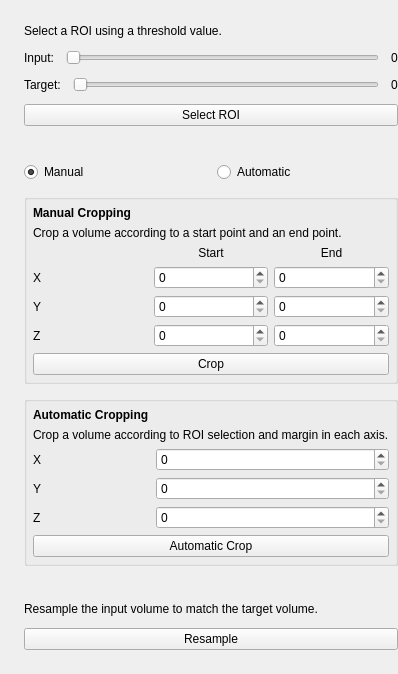
    <widget class="ctkCollapsibleButton" name="PreprocessingCollapsibleWidget" native="true">
     <property name="text" stdset="0">
      <string>Preprocessing</string>
     </property>
     <property name="collapsed" stdset="0">
      <bool>false</bool>
     </property>
     <layout class="QVBoxLayout" name="PreprocessingVerticalLayout" stretch="0,0,0">
      <property name="spacing">
       <number>12</number>
      </property>
      <property name="leftMargin">
       <number>12</number>
      </property>
      <property name="topMargin">
       <number>12</number>
      </property>
      <property name="rightMargin">
       <number>0</number>
      </property>
      <property name="bottomMargin">
       <number>12</number>
      </property>
      <item>
       <widget class="ctkCollapsibleButton" name="ROISelectionCollapsibleWidget" native="true">
        <property name="text" stdset="0">
         <string>ROI Selection</string>
        </property>
        <property name="collapsed" stdset="0">
         <bool>false</bool>
        </property>
        <property name="flat" stdset="0">
         <bool>false</bool>
        </property>
        <layout class="QVBoxLayout" name="ROISelectionVerticalLayout">
         <property name="spacing">
          <number>12</number>
         </property>
         <property name="leftMargin">
          <number>12</number>
         </property>
         <property name="topMargin">
          <number>12</number>
         </property>
         <property name="rightMargin">
          <number>0</number>
         </property>
         <property name="bottomMargin">
          <number>12</number>
         </property>
         <item>
          <widget class="QLabel" name="ROISelectionDescription">
           <property name="text">
            <string>Select a ROI using a threshold value.</string>
           </property>
          </widget>
         </item>
         <item>
          <layout class="QHBoxLayout" name="InputROISelectionThresholdLayout">
           <item>
            <widget class="QLabel" name="InputROISelectionThresholdLabel">
             <property name="text">
              <string>Input:</string>
             </property>
            </widget>
           </item>
           <item>
            <widget class="QSlider" name="InputROISelectionThresholdSlider">
             <property name="maximum">
              <number>255</number>
             </property>
             <property name="tracking">
              <bool>true</bool>
             </property>
             <property name="orientation">
              <enum>Qt::Horizontal</enum>
             </property>
             <property name="invertedAppearance">
              <bool>false</bool>
             </property>
             <property name="invertedControls">
              <bool>false</bool>
             </property>
             <property name="tickPosition">
              <enum>QSlider::NoTicks</enum>
             </property>
             <property name="tickInterval">
              <number>10</number>
             </property>
            </widget>
           </item>
           <item>
            <widget class="QLabel" name="InputROISelectionThresholdValueLabel">
             <property name="text">
              <string>0</string>
             </property>
            </widget>
           </item>
          </layout>
         </item>
         <item>
          <layout class="QHBoxLayout" name="TargetROISelectionThresholdLayout">
           <item>
            <widget class="QLabel" name="TargetROISelectionThresholdLabel">
             <property name="text">
              <string>Target:</string>
             </property>
            </widget>
           </item>
           <item>
            <widget class="QSlider" name="TargetROISelectionThresholdSlider">
             <property name="maximum">
              <number>255</number>
             </property>
             <property name="tracking">
              <bool>true</bool>
             </property>
             <property name="orientation">
              <enum>Qt::Horizontal</enum>
             </property>
             <property name="invertedAppearance">
              <bool>false</bool>
             </property>
             <property name="invertedControls">
              <bool>false</bool>
             </property>
             <property name="tickPosition">
              <enum>QSlider::NoTicks</enum>
             </property>
             <property name="tickInterval">
              <number>10</number>
             </property>
            </widget>
           </item>
           <item>
            <widget class="QLabel" name="TargetROISelectionThresholdValueLabel">
             <property name="text">
              <string>0</string>
             </property>
            </widget>
           </item>
          </layout>
         </item>
         <item>
          <widget class="QPushButton" name="ROISelectionButton">
           <property name="text">
            <string>Select ROI</string>
           </property>
          </widget>
         </item>
        </layout>
       </widget>
      </item>
      <item>
       <widget class="ctkCollapsibleButton" name="CroppingCollapsibleWidget" native="true">
        <property name="enabled">
         <bool>true</bool>
        </property>
        <property name="text" stdset="0">
         <string>Cropping</string>
        </property>
        <property name="collapsed" stdset="0">
         <bool>false</bool>
        </property>
        <layout class="QVBoxLayout" name="verticalLayout">
         <property name="spacing">
          <number>12</number>
         </property>
         <property name="leftMargin">
          <number>12</number>
         </property>
         <property name="topMargin">
          <number>12</number>
         </property>
         <property name="rightMargin">
          <number>0</number>
         </property>
         <property name="bottomMargin">
          <number>12</number>
         </property>
         <item>
          <layout class="QGridLayout" name="CroppingModeLayout">
           <item row="0" column="0">
            <widget class="QRadioButton" name="ManualCroppingRadioButton">
             <property name="text">
              <string>Manual</string>
             </property>
             <property name="checked">
              <bool>true</bool>
             </property>
            </widget>
           </item>
           <item row="0" column="1">
            <widget class="QRadioButton" name="AutomaticCroppingRadioButton">
             <property name="text">
              <string>Automatic</string>
             </property>
            </widget>
           </item>
          </layout>
         </item>
         <item>
          <widget class="QGroupBox" name="ManualCroppingGroupBox">
           <layout class="QVBoxLayout" name="ManualCroppingLayout">
            <property name="spacing">
             <number>6</number>
            </property>
            <property name="leftMargin">
             <number>6</number>
            </property>
            <property name="topMargin">
             <number>6</number>
            </property>
            <property name="rightMargin">
             <number>6</number>
            </property>
            <property name="bottomMargin">
             <number>6</number>
            </property>
            <item>
             <widget class="QLabel" name="ManualCroppingTitleLabel">
              <property name="font">
               <font>
                <bold>true</bold>
               </font>
              </property>
              <property name="text">
               <string>Manual Cropping</string>
              </property>
             </widget>
            </item>
            <item>
             <widget class="QLabel" name="ManualCroppingDescriptionLabel">
              <property name="text">
               <string>Crop a volume according to a start point and an end point.</string>
              </property>
             </widget>
            </item>
            <item>
             <layout class="QGridLayout" name="ManualCroppingParametersLayout">
              <item row="2" column="1">
               <widget class="QSpinBox" name="sy"/>
              </item>
              <item row="2" column="0">
               <widget class="QLabel" name="YLabel">
                <property name="text">
                 <string>Y</string>
                </property>
               </widget>
              </item>
              <item row="4" column="0">
               <layout class="QFormLayout" name="formLayout"/>
              </item>
              <item row="3" column="2">
               <widget class="QSpinBox" name="ez"/>
              </item>
              <item row="3" column="0">
               <widget class="QLabel" name="ZLabel">
                <property name="text">
                 <string>Z</string>
                </property>
               </widget>
              </item>
              <item row="1" column="0">
               <widget class="QLabel" name="XLabel">
                <property name="text">
                 <string>X</string>
                </property>
               </widget>
              </item>
              <item row="1" column="2">
               <widget class="QSpinBox" name="ex"/>
              </item>
              <item row="1" column="1">
               <widget class="QSpinBox" name="sx"/>
              </item>
              <item row="2" column="2">
               <widget class="QSpinBox" name="ey"/>
              </item>
              <item row="3" column="1">
               <widget class="QSpinBox" name="sz"/>
              </item>
              <item row="0" column="2">
               <widget class="QLabel" name="EndLabel">
                <property name="text">
                 <string>End</string>
                </property>
                <property name="alignment">
                 <set>Qt::AlignCenter</set>
                </property>
               </widget>
              </item>
              <item row="0" column="1">
               <widget class="QLabel" name="StartLabel">
                <property name="text">
                 <string>Start</string>
                </property>
                <property name="alignment">
                 <set>Qt::AlignCenter</set>
                </property>
               </widget>
              </item>
             </layout>
            </item>
            <item>
             <widget class="QPushButton" name="ManualCroppingButton">
              <property name="text">
               <string>Crop</string>
              </property>
             </widget>
            </item>
           </layout>
          </widget>
         </item>
         <item>
          <widget class="QGroupBox" name="AutomaticCroppingGroupBox">
           <layout class="QVBoxLayout" name="AutomaticCroppingLayout">
            <property name="spacing">
             <number>6</number>
            </property>
            <property name="leftMargin">
             <number>6</number>
            </property>
            <property name="topMargin">
             <number>6</number>
            </property>
            <property name="rightMargin">
             <number>6</number>
            </property>
            <property name="bottomMargin">
             <number>6</number>
            </property>
            <item>
             <widget class="QLabel" name="AutomaticCroppingTitleLabel">
              <property name="font">
               <font>
                <bold>true</bold>
               </font>
              </property>
              <property name="text">
               <string>Automatic Cropping</string>
              </property>
             </widget>
            </item>
            <item>
             <widget class="QLabel" name="AutomaticCroppingDescriptionLabel">
              <property name="text">
               <string>Crop a volume according to ROI selection and margin in each axis.</string>
              </property>
             </widget>
            </item>
            <item>
             <layout class="QGridLayout" name="AutomaticCroppingParametersLabel">
              <property name="topMargin">
               <number>0</number>
              </property>
              <item row="1" column="0">
               <widget class="QLabel" name="AutomaticYLabel">
                <property name="text">
                 <string>Y</string>
                </property>
               </widget>
              </item>
              <item row="0" column="0">
               <widget class="QLabel" name="AutomaticXLabel">
                <property name="minimumSize">
                 <size>
                  <width>110</width>
                  <height>0</height>
                 </size>
                </property>
                <property name="lineWidth">
                 <number>0</number>
                </property>
                <property name="text">
                 <string>X</string>
                </property>
               </widget>
              </item>
              <item row="2" column="0">
               <widget class="QLabel" name="AutomaticZLabel">
                <property name="text">
                 <string>Z</string>
                </property>
               </widget>
              </item>
              <item row="0" column="1" colspan="2">
               <widget class="QSpinBox" name="xMargin"/>
              </item>
              <item row="1" column="1" colspan="2">
               <widget class="QSpinBox" name="yMargin"/>
              </item>
              <item row="2" column="1" colspan="2">
               <widget class="QSpinBox" name="zMargin"/>
              </item>
             </layout>
            </item>
            <item>
             <widget class="QPushButton" name="AutomaticCroppingButton">
              <property name="text">
               <string>Automatic Crop</string>
              </property>
             </widget>
            </item>
           </layout>
          </widget>
         </item>
        </layout>
       </widget>
      </item>
      <item>
       <widget class="ctkCollapsibleButton" name="ResamplingCollapsibleWidget" native="true">
        <property name="text" stdset="0">
         <string>Resampling</string>
        </property>
        <property name="collapsed" stdset="0">
         <bool>false</bool>
        </property>
        <layout class="QVBoxLayout" name="ResamplingVerticalLayout" stretch="0,0">
         <property name="spacing">
          <number>12</number>
         </property>
         <property name="leftMargin">
          <number>12</number>
         </property>
         <property name="topMargin">
          <number>12</number>
         </property>
         <property name="rightMargin">
          <number>0</number>
         </property>
         <property name="bottomMargin">
          <number>12</number>
         </property>
         <item>
          <widget class="QLabel" name="ResamplingDescription">
           <property name="text">
            <string>Resample the input volume to match the target volume.</string>
           </property>
          </widget>
         </item>
         <item>
          <widget class="QPushButton" name="ResamplingButton">
           <property name="text">
            <string>Resample</string>
           </property>
          </widget>
         </item>
        </layout>
       </widget>
      </item>
     </layout>
    </widget>
